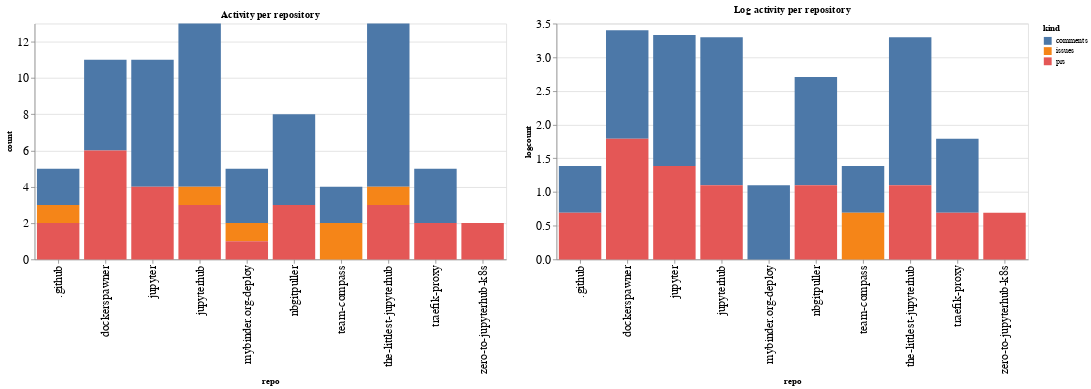

Write notebook code for a chart like this one.
### Code cell
ch1 = alt.Chart(repo_summaries, width=600, title="Activity per repository").mark_bar().encode(
    x='repo',
    y='count',
    color='kind',
    tooltip="kind"
)

ch2 = alt.Chart(repo_summaries, width=600, title="Log activity per repository").mark_bar().encode(
    x='repo',
    y='logcount',
    color='kind',
    tooltip="kind"
)

ch1 | ch2

### Figure 1 — Vega-Lite specification as saved in the notebook (floating-point values rounded to 4 significant figures)
{"config": {"axisLeft": {"labelFontSize": 15}, "axisBottom": {"labelFontSize": 15}}, "hconcat": [{"mark": "bar", "encoding": {"color": {"type": "nominal", "field": "kind"}, "tooltip": {"type": "nominal", "field": "kind"}, "x": {"type": "nominal", "field": "repo"}, "y": {"type": "quantitative", "field": "count"}}, "title": "Activity per repository", "width": 600}, {"mark": "bar", "encoding": {"color": {"type": "nominal", "field": "kind"}, "tooltip": {"type": "nominal", "field": "kind"}, "x": {"type": "nominal", "field": "repo"}, "y": {"type": "quantitative", "field": "logcount"}}, "title": "Log activity per repository", "width": 600}], "data": {"name": "data-7cb7af1a6d77b6d621907c023da28f9c"}, "$schema": "https://vega.github.io/schema/vega-lite/v4.8.1.json", "datasets": {"data-7cb7af1a6d77b6d621907c023da28f9c": [{"repo": ".github", "kind": "comments", "count": 2, "logcount": 0.6931}, {"repo": ".github", "kind": "issues", "count": 1, "logcount": 0.0}, {"repo": ".github", "kind": "prs", "count": 2, "logcount": 0.6931}, {"repo": "dockerspawner", "kind": "comments", "count": 5, "logcount": 1.609}, {"repo": "dockerspawner", "kind": "prs", "count": 6, "logcount": 1.792}, {"repo": "jupyter", "kind": "comments", "count": 7, "logcount": 1.946}, {"repo": "jupyter", "kind": "prs", "count": 4, "logcount": 1.386}, {"repo": "jupyterhub", "kind": "comments", "count": 9, "logcount": 2.197}, {"repo": "jupyterhub", "kind": "issues", "count": 1, "logcount": 0.0}, {"repo": "jupyterhub", "kind": "prs", "count": 3, "logcount": 1.099}, {"repo": "mybinder.org-deploy", "kind": "comments", "count": 3, "logcount": 1.099}, {"repo": "mybinder.org-deploy", "kind": "issues", "count": 1, "logcount": 0.0}, {"repo": "mybinder.org-deploy", "kind": "prs", "count": 1, "logcount": 0.0}, {"repo": "nbgitpuller", "kind": "comments", "count": 5, "logcount": 1.609}, {"repo": "nbgitpuller", "kind": "prs", "count": 3, "logcount": 1.099}, {"repo": "team-compass", "kind": "comments", "count": 2, "logcount": 0.6931}, {"repo": "team-compass", "kind": "issues", "count": 2, "logcount": 0.6931}, {"repo": "the-littlest-jupyterhub", "kind": "comments", "count": 9, "logcount": 2.197}, {"repo": "the-littlest-jupyterhub", "kind": "issues", "count": 1, "logcount": 0.0}, {"repo": "the-littlest-jupyterhub", "kind": "prs", "count": 3, "logcount": 1.099}, {"repo": "traefik-proxy", "kind": "comments", "count": 3, "logcount": 1.099}, {"repo": "traefik-proxy", "kind": "prs", "count": 2, "logcount": 0.6931}, {"repo": "zero-to-jupyterhub-k8s", "kind": "prs", "count": 2, "logcount": 0.6931}]}}
